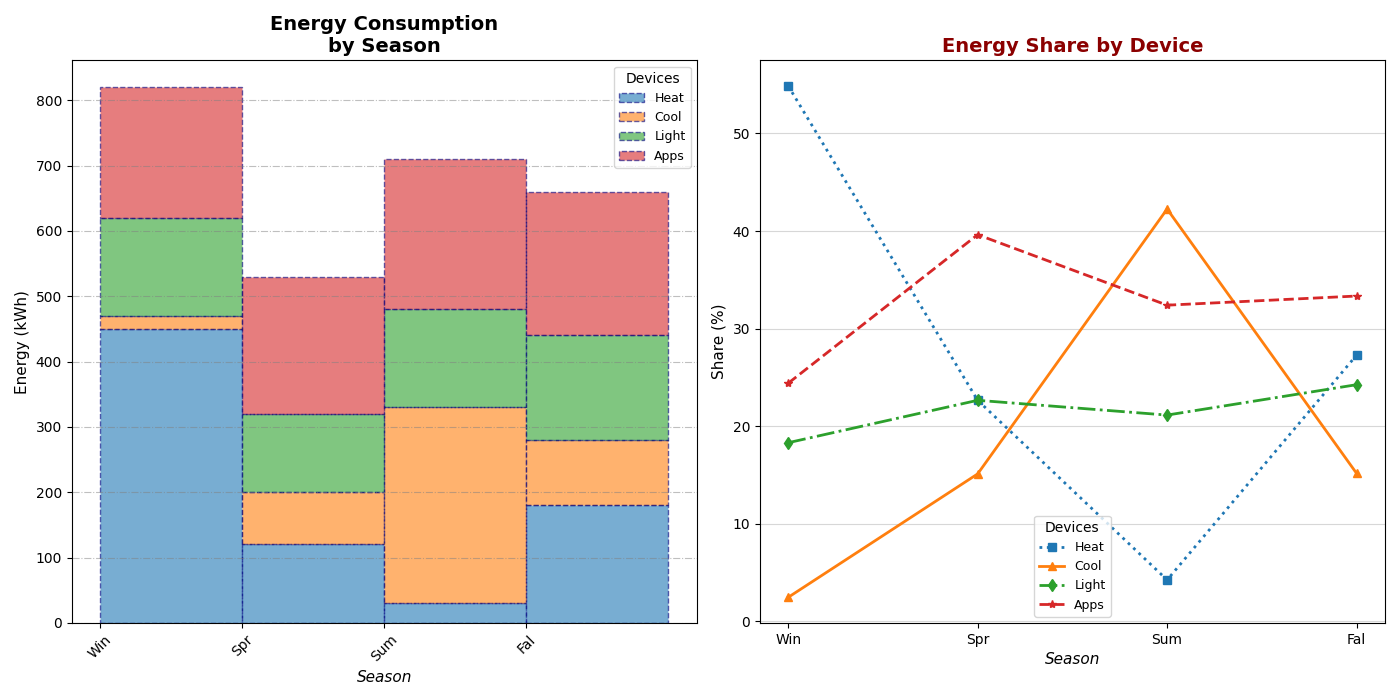

Reproduce this figure in Python.
import matplotlib.pyplot as plt
import numpy as np

# Seasons
seasons = ['Win', 'Spr', 'Sum', 'Fal']

# Energy consumption (kWh)
heating = [450, 120, 30, 180]
cooling = [20, 80, 300, 100]
lighting = [150, 120, 150, 160]
appliances = [200, 210, 230, 220]

# Aggregated data
data = [heating, cooling, lighting, appliances]

# Appliance labels
appliance_labels = ['Heat', 'Cool', 'Light', 'Apps']

# Calculating percentage
def calculate_percentage_share(data):
    percentages = []
    total_consumption = [sum(x) for x in zip(*data)]
    for series in data:
        percentages.append([((val / total) * 100) if total != 0 else 0 for val, total in zip(series, total_consumption)])
    return percentages

percentage_data = calculate_percentage_share(data)

# Setting up plots
fig, axs = plt.subplots(1, 2, figsize=(14, 7))

# Stacked histogram with altered stylistic elements
axs[0].hist([np.arange(len(seasons))] * len(data), bins=np.arange(len(seasons) + 1), weights=data, 
            label=appliance_labels, histtype='barstacked', alpha=0.6, edgecolor='navy', linestyle='dashed')

axs[0].set_title("Energy Consumption\nby Season", fontsize=14, fontweight='bold')
axs[0].set_xlabel("Season", fontsize=11, fontstyle='italic')
axs[0].set_ylabel("Energy (kWh)", fontsize=11)
axs[0].set_xticks(np.arange(len(seasons)))
axs[0].set_xticklabels(seasons, rotation=45)
axs[0].legend(title="Devices", fontsize=9, title_fontsize='10', loc='upper right')
axs[0].yaxis.grid(True, linestyle='-.', color='grey', alpha=0.5)

# Percentage share line plot with altered stylistic elements
marker_styles = ['s', '^', 'd', '*']
line_styles = [':', '-', '-.', '--']

for idx, percentage in enumerate(percentage_data):
    axs[1].plot(seasons, percentage, marker=marker_styles[idx], label=appliance_labels[idx], linewidth=2, linestyle=line_styles[idx])

axs[1].set_title("Energy Share by Device", fontsize=14, fontweight='bold', color='darkred')
axs[1].set_xlabel("Season", fontsize=11, fontstyle='italic')
axs[1].set_ylabel("Share (%)", fontsize=11)
axs[1].legend(title="Devices", fontsize=9, title_fontsize='10', loc='lower center')
axs[1].yaxis.grid(True, linestyle='-', color='lightgrey', alpha=0.9)

# Layout adjustment
plt.tight_layout()

# Show plots
plt.show()
